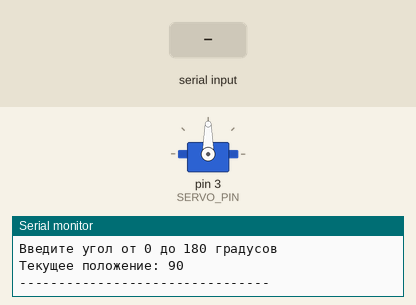
A sketch run on a simulated Arduino Leonardo, built with avr-gcc and run on an emulated ATmega32U4. Parts: servo, the last lines printed to the serial monitor. Inputs (shaded band) come from the test bench.

Above: at 1.2 s.
1.3 s: "5\n" received over Serial
At 1.75 s:
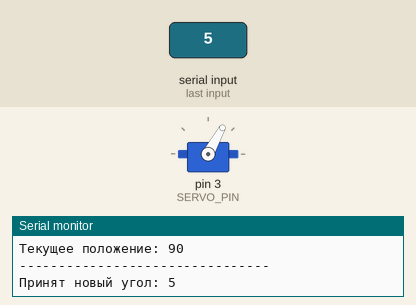
At 3.2 s:
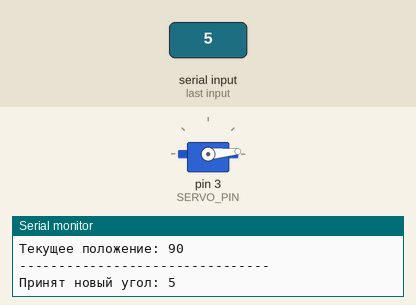
4.3 s: "90,45\n" received over Serial
5.8 s: "200\n" received over Serial
Timing chart, 0 to 8.8 s (numbered marks = the images above; inputs shaded):
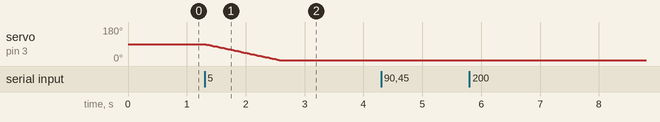

The sketch:

zadacha10.ino
```cpp
#include <Servo.h>

// Константы
const byte SERVO_PIN = 3;       // Пин сервопривода
const int DEFAULT_ANGLE = 90;   // Стартовое положение
const int MIN_ANGLE = 0;        // Минимальный угол
const int MAX_ANGLE = 180;      // Максимальный угол
const int DELAY_STEP = 15;      // Задержка между шагами (мс)

// Глобальные переменные
Servo myServo;
int currentAngle = DEFAULT_ANGLE;
int targetAngle = DEFAULT_ANGLE;

void setup() {
  Serial.begin(9600);
  while (!Serial); // Ожидание подключения Serial (для Arduino Leonardo)

  myServo.attach(SERVO_PIN);
  myServo.write(DEFAULT_ANGLE);

  printWelcomeMessage();
}

void loop() {
  handleSerialInput();
  updateServoPosition();
}

void handleSerialInput() {
  if (Serial.available()) {
    String input = Serial.readStringUntil('\n');
    input.trim();

    if (input.length() > 0) {
      processAngleInput(input);
    }
  }
}

void processAngleInput(String input) {
  if (isValidNumber(input)) {
    int angle = input.toInt();

    if (angle >= MIN_ANGLE && angle <= MAX_ANGLE) {
      if (angle != currentAngle) {
        targetAngle = angle;
        Serial.print("Принят новый угол: ");
        Serial.println(targetAngle);
      } else {
        Serial.println("Сервопривод уже в этом положении");
      }
    } else {
      Serial.println("Ошибка: угол должен быть от 0 до 180");
    }
  } else {
    Serial.println("Ошибка: введите целое число");
  }
}

bool isValidNumber(String str) {
  for (byte i = 0; i < str.length(); i++) {
    if (!isDigit(str.charAt(i))) {
      return false;
    }
  }
  return str.length() > 0;
}

void updateServoPosition() {
  if (currentAngle != targetAngle) {
    int step = (targetAngle > currentAngle) ? 1 : -1;
    currentAngle += step;
    myServo.write(currentAngle);
    delay(DELAY_STEP);
  }
}

void printWelcomeMessage() {
  Serial.println("Система управления сервоприводом");
  Serial.println("--------------------------------");
  Serial.println("Введите угол от 0 до 180 градусов");
  Serial.println("Текущее положение: " + String(DEFAULT_ANGLE));
  Serial.println("--------------------------------");
}
```

Measured:
- after the input at 1.3 s, servo on pin 3 (SERVO_PIN): moves from 90° to 5° over 1.3 s, starting at once
